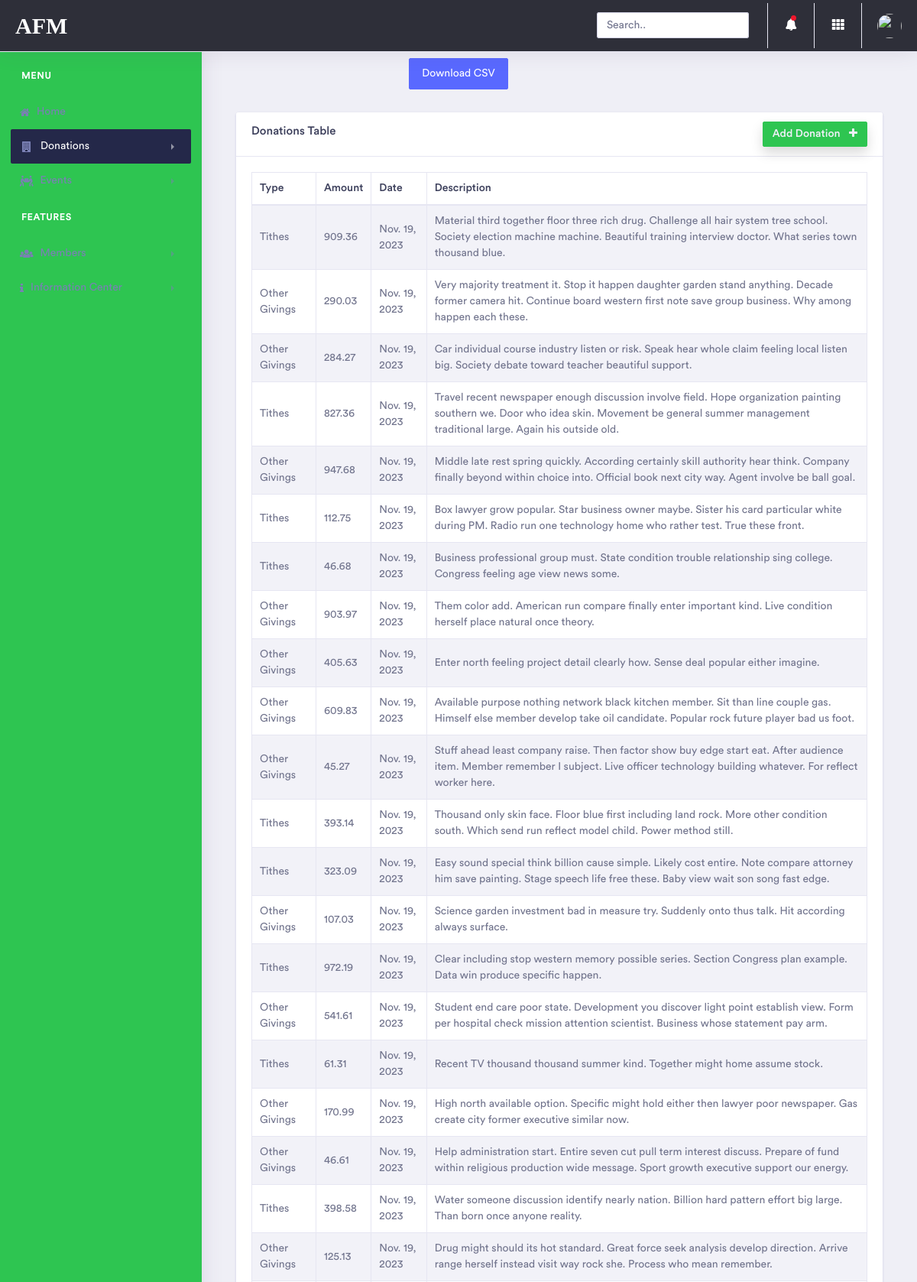
Page /Donations/list/ (signed in, upper part) on the committed database.
### Donations/models.py (models this page shows, shortened)
class Donations(models.Model):
    DONATION_TYPES = [
        ('T', 'Tithes'),
        ('OG', 'Other Givings'),
    ]
    type = models.CharField(max_length=2, choices=DONATION_TYPES)
    amount = models.DecimalField(max_digits=10, decimal_places=2)
    date = models.DateField(auto_now_add=True)  # Automatically set the date to the current date
    description = models.TextField()

### Donations/views.py (the view)
# urls.py: path('list/', views.list_donations, name='list_donations'),
@login_required
def list_donations(request):
    template = "Donations/list.html"
    donations = Donations.objects.all()
    profile = UserProfile.objects.get_or_create(user=request.user)
    context = {"donations": donations, "donations_active_list": "active", "profile": profile}
    return render(request, template, context)

### Member/models.py (called while the page is built)
    def __str__(self):
        return self.username

### Donations/templates/Donations/list.html (shortened to what this page needs)
{% extends 'base.html' %}
{% block content %}
<div class="text-center mt-3">
    <a href="{% url 'download_csvDonations' %}" class="btn btn-primary">Download CSV</a>
</div>
    <div class="dashboard-wrapper">
        <div class="container-fluid dashboard-content">
            <div class="col-xl-12 col-lg-12 col-md-12 col-sm-12 col-12">
        <div class="card">
            <h5 class="card-header">Donations Table <a href="{% url 'add_donation' %}" class="btn btn-sm btn-success shadow float-right text-light">Add Donation <i class="fa fa-plus ml-2"></i></a></h5>
            <div class="card-body">
                <div class="table-responsive">
                    <table class="table table-striped table-bordered first">
                        <thead>
                            <tr>
                                <th>Type</th>
                                <th>Amount</th>
                                <th>Date</th>
                                <th>Description</th>
                            </tr>
                        </thead>
                        <tbody>
                            {% for donation in donations %}
                                <tr>
                                    <td>{{ donation.get_type_display }}</td>
                                    <td>{{ donation.amount }}</td>
                                    <td>{{ donation.date }}</td>
                                    <td>{{ donation.description }}</td>
                                </tr>
                            {% endfor %}
                            </tbody>
                        </table>
                    </div>
                </div>
            </div>
     </div>
        </div>
{% endblock content %}

### rows in the picture
Donations: type "Tithes", amount "909.36", date "Nov. 19, 2023", description "Material third together floor three rich drug. Challenge all hair system tree school. Society election machine machine. Beautiful training interview doctor. What series town thousand blue."
Donations: type "Other Givings", amount "290.03", date "Nov. 19, 2023", description "Very majority treatment it. Stop it happen daughter garden stand anything. Decade former camera hit. Continue board western first note save group business. Why among happen each these."
Donations: type "Other Givings", amount "284.27", date "Nov. 19, 2023", description "Car individual course industry listen or risk. Speak hear whole claim feeling local listen big. Society debate toward teacher beautiful support."
Donations: type "Tithes", amount "827.36", date "Nov. 19, 2023", description "Travel recent newspaper enough discussion involve field. Hope organization painting southern we. Door who idea skin. Movement be general summer management traditional large. Again his outside old."
Donations: type "Other Givings", amount "947.68", date "Nov. 19, 2023", description "Middle late rest spring quickly. According certainly skill authority hear think. Company finally beyond within choice into. Official book next city way. Agent involve be ball goal."
Donations: type "Tithes", amount "112.75", date "Nov. 19, 2023", description "Box lawyer grow popular. Star business owner maybe. Sister his card particular white during PM. Radio run one technology home who rather test. True these front."
Donations: type "Tithes", amount "46.68", date "Nov. 19, 2023", description "Business professional group must. State condition trouble relationship sing college. Congress feeling age view news some."
Donations: type "Other Givings", amount "903.97", date "Nov. 19, 2023", description "Them color add. American run compare finally enter important kind. Live condition herself place natural once theory."
Donations: type "Other Givings", amount "405.63", date "Nov. 19, 2023", description "Enter north feeling project detail clearly how. Sense deal popular either imagine."
Donations: type "Other Givings", amount "609.83", date "Nov. 19, 2023", description "Available purpose nothing network black kitchen member. Sit than line couple gas. Himself else member develop take oil candidate. Popular rock future player bad us foot."
Donations: type "Other Givings", amount "45.27", date "Nov. 19, 2023", description "Stuff ahead least company raise. Then factor show buy edge start eat. After audience item. Member remember I subject. Live officer technology building whatever. For reflect worker here."
Donations: type "Tithes", amount "393.14", date "Nov. 19, 2023", description "Thousand only skin face. Floor blue first including land rock. More other condition south. Which send run reflect model child. Power method still."
Donations: type "Tithes", amount "323.09", date "Nov. 19, 2023", description "Easy sound special think billion cause simple. Likely cost entire. Note compare attorney him save painting. Stage speech life free these. Baby view wait son song fast edge."
Donations: type "Other Givings", amount "107.03", date "Nov. 19, 2023", description "Science garden investment bad in measure try. Suddenly onto thus talk. Hit according always surface."
Donations: type "Tithes", amount "972.19", date "Nov. 19, 2023", description "Clear including stop western memory possible series. Section Congress plan example. Data win produce specific happen."
Donations: type "Other Givings", amount "541.61", date "Nov. 19, 2023", description "Student end care poor state. Development you discover light point establish view. Form per hospital check mission attention scientist. Business whose statement pay arm."
Donations: type "Tithes", amount "61.31", date "Nov. 19, 2023", description "Recent TV thousand thousand summer kind. Together might home assume stock."
Donations: type "Other Givings", amount "170.99", date "Nov. 19, 2023", description "High north available option. Specific might hold either then lawyer poor newspaper. Gas create city former executive similar now."
Donations: type "Other Givings", amount "46.61", date "Nov. 19, 2023", description "Help administration start. Entire seven cut pull term interest discuss. Prepare of fund within religious production wide message. Sport growth executive support our energy."
Donations: type "Tithes", amount "398.58", date "Nov. 19, 2023", description "Water someone discussion identify nearly nation. Billion hard pattern effort big large. Than born once anyone reality."
Donations: type "Other Givings", amount "125.13", date "Nov. 19, 2023", description "Drug might should its hot standard. Great force seek analysis develop direction. Arrive range herself instead visit way rock she. Process who mean remember."
